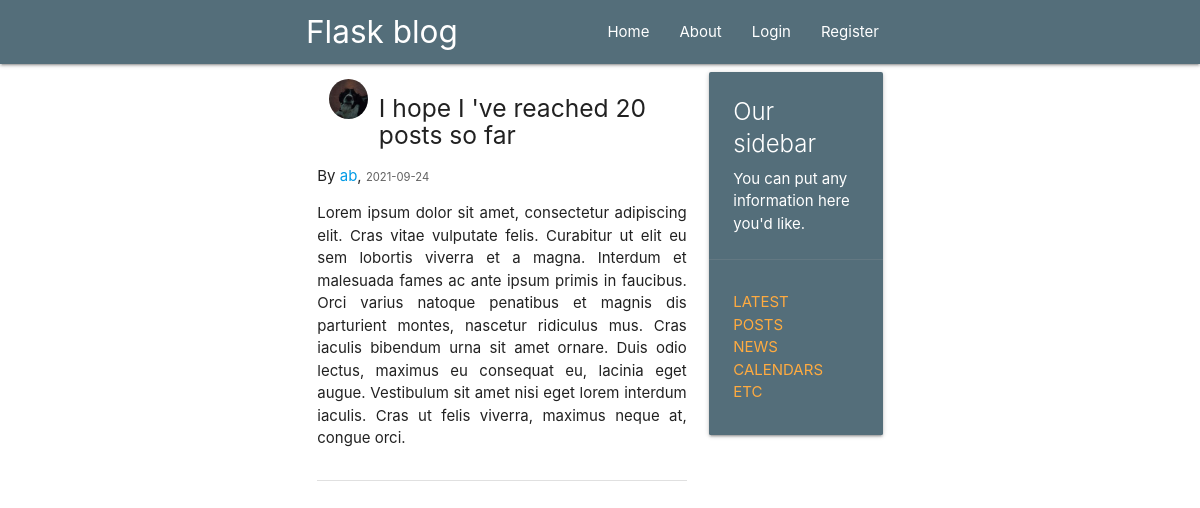
Screenshot of /post/26 with the database file from the repository.
### flaskblog/models.py (models this page shows, shortened)
class User(db.Model, UserMixin):
    id = db.Column(db.Integer, primary_key=True)
    username = db.Column(db.String(20), unique=True, nullable=False)
    email = db.Column(db.String(120), unique=True, nullable=False)
    image_file = db.Column(db.String(20), nullable=False, default='default.jpg')
    password = db.Column(db.String(60), nullable=False)
    posts = db.relationship('Post', backref='author', cascade="all,delete",
                            lazy=True)

class Post(db.Model):
    id = db.Column(db.Integer, primary_key=True)
    title = db.Column(db.String(100), nullable=False)
    date_posted = db.Column(db.DateTime, nullable=False,
                            default=datetime.utcnow)
    content = db.Column(db.Text, nullable=False)
    user_id = db.Column(db.Integer, db.ForeignKey('user.id'), nullable=False)

### flaskblog/posts/routes.py (the view)
@posts.route('/post/<int:post_id>')
def post(post_id):
    post = Post.query.get_or_404(post_id)
    return render_template('post.html', title=post.title, post=post)

### flaskblog/templates/post.html (shortened to what this page needs)
{% extends "layout.html" %}
{% block content %}
<div class="section">
    <div class="col s2">
        <img src="{{ url_for('static', filename='profile/'+ post.author.image_file) }}" alt=""
             class="circle responsive-img">
    </div>
    <h5>{{ post.title }}</h5>
    <p>By <a href="{{ url_for('users.user_posts', username=post.author.username) }}">{{ post.author.username }}</a>,
        <small class="grey-text text-darken-2">{{ post.date_posted.strftime('%Y-%m-%d') }}</small></p>
    <p style="text-align: justify">{{ post.content }}</p>
</div>
<div class="divider"></div>
{% endblock content%}

### rows the page displays
User: image_file (picture), author.username "ab"
Post: title "I hope I 've reached 20 posts so far", date_posted "2021-09-24", content "Lorem ipsum dolor sit amet, consectetur adipiscing elit. Cras vitae vulputate felis. Curabitur ut elit eu sem lobortis viverra et a magna. Interdum et malesuada fames ac ante ipsum primis in faucibus. Orci varius natoque penatibus et magnis dis parturient montes, nascetur ridiculus mus. Cras iaculis bibendum urna sit amet ornare. Duis odio lectus, maximus eu consequat eu, lacinia eget augue. Vestibulum sit amet nisi eget lorem interdum iaculis. Cras ut felis viverra, maximus neque at, congue orci."
